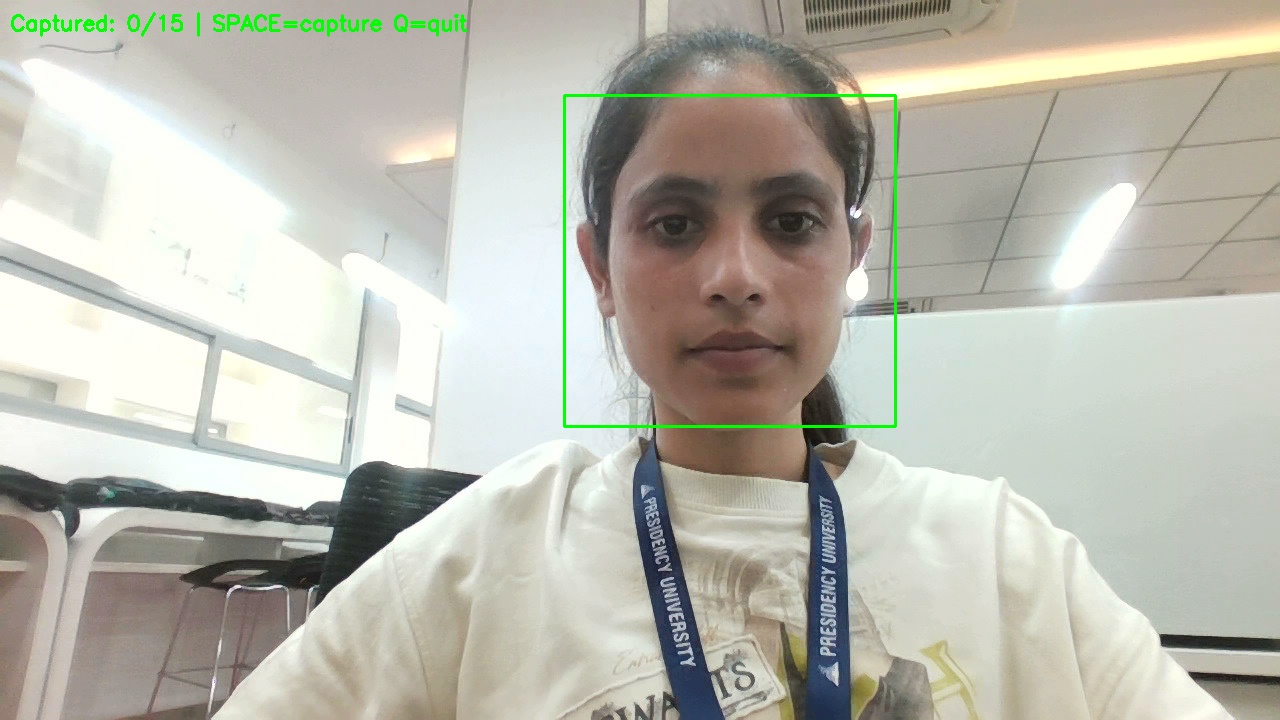
#> input picture dataset/STU001/1.jpg, 1280 x 720 px, found by its file name; its folder holds only this picture in this run
$ python train_model.py
#> lines starting #> are read from the running program, lines starting #| are printed output that depends on the picture
import cv2
import os
import numpy as np
from PIL import Image

# Create LBPH Recognizer
recognizer = cv2.face.LBPHFaceRecognizer_create()

# Path to Dataset
dataset_path = "dataset"

faces = []
ids = []

# Student ID Mapping
student_ids = {}

current_id = 0

# Loop Through Student Folders
for student_name in os.listdir(dataset_path):

    student_path = os.path.join(dataset_path, student_name)

    if not os.path.isdir(student_path):
        continue

    # Assign Numeric ID
    student_ids[current_id] = student_name

    # Loop Through Images
    for image_name in os.listdir(student_path):

        image_path = os.path.join(student_path, image_name)

        # Open Image
        img = Image.open(image_path).convert('L')
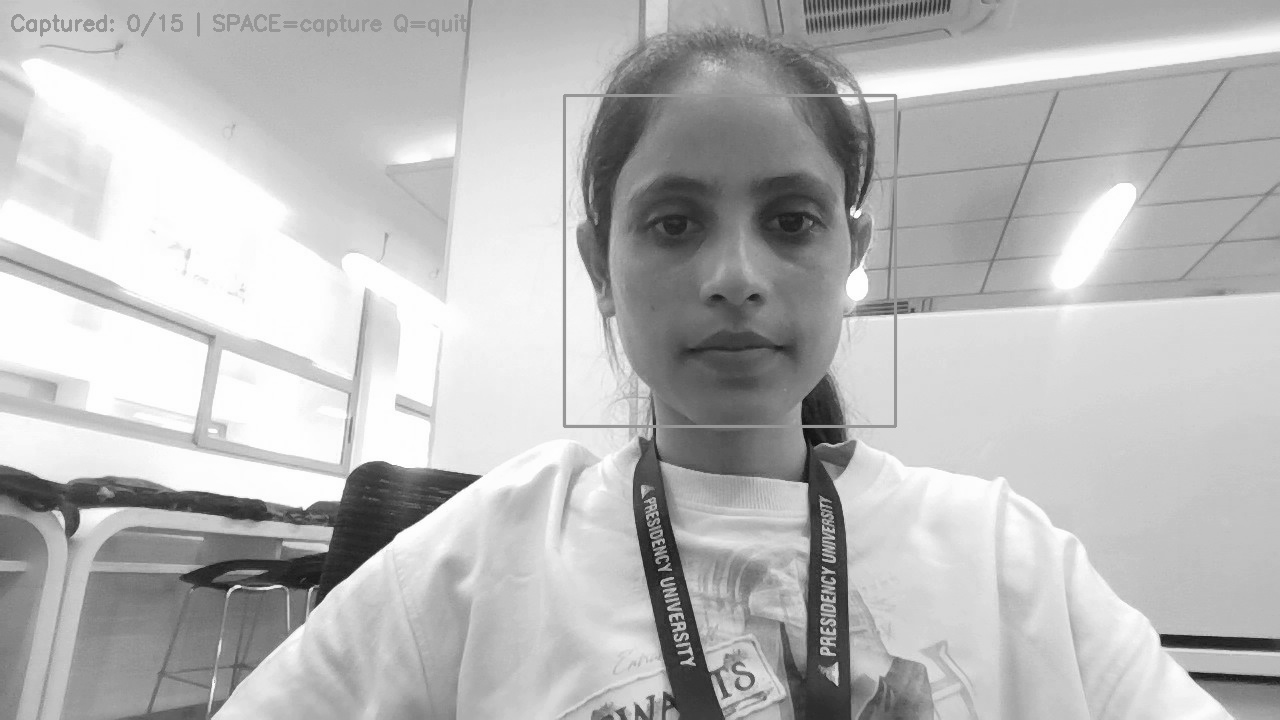
#> img: PIL image 1280x720 L; min 12, max 255, mean 185.1

        image_np = np.array(img, 'uint8')

        faces.append(image_np)

        ids.append(current_id)

    current_id += 1
#> pass 2 of the loop `for student_name in os.listdir(dataset_path):`:
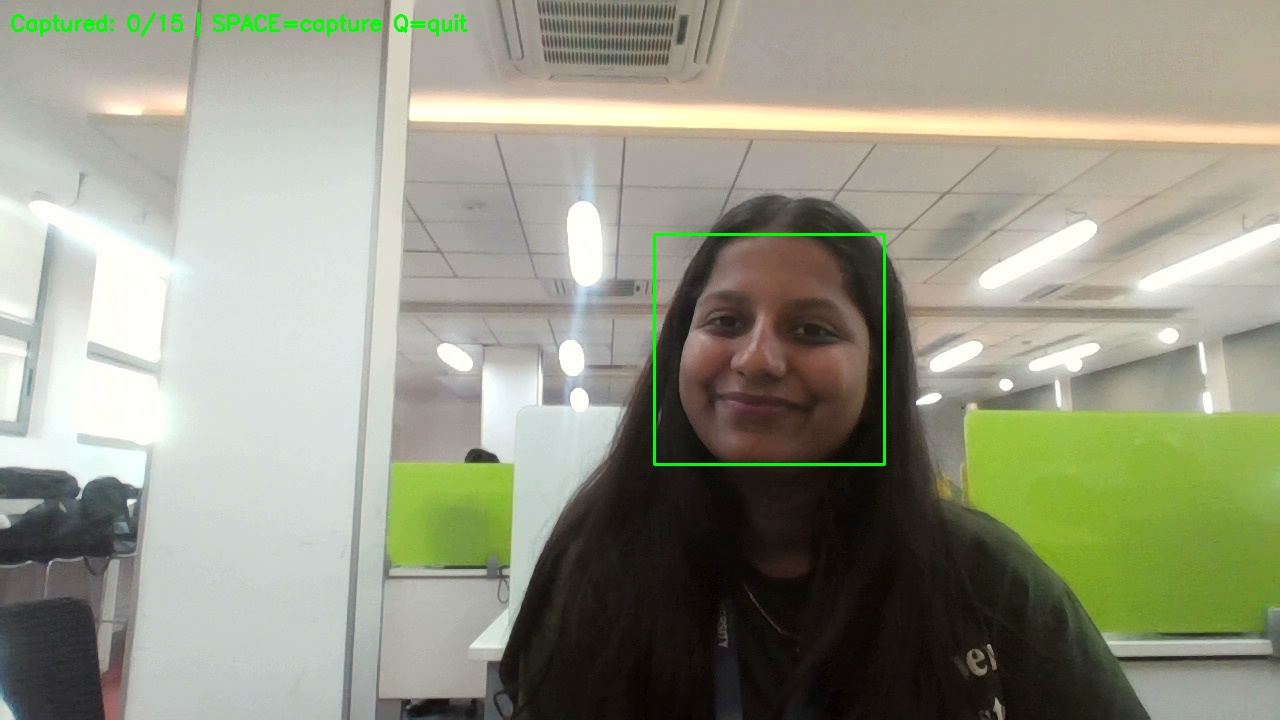
#> input picture dataset/STU005/1.jpg, 1280 x 720 px, found by its file name
#> `img = Image.open(image_path).convert('L')`:
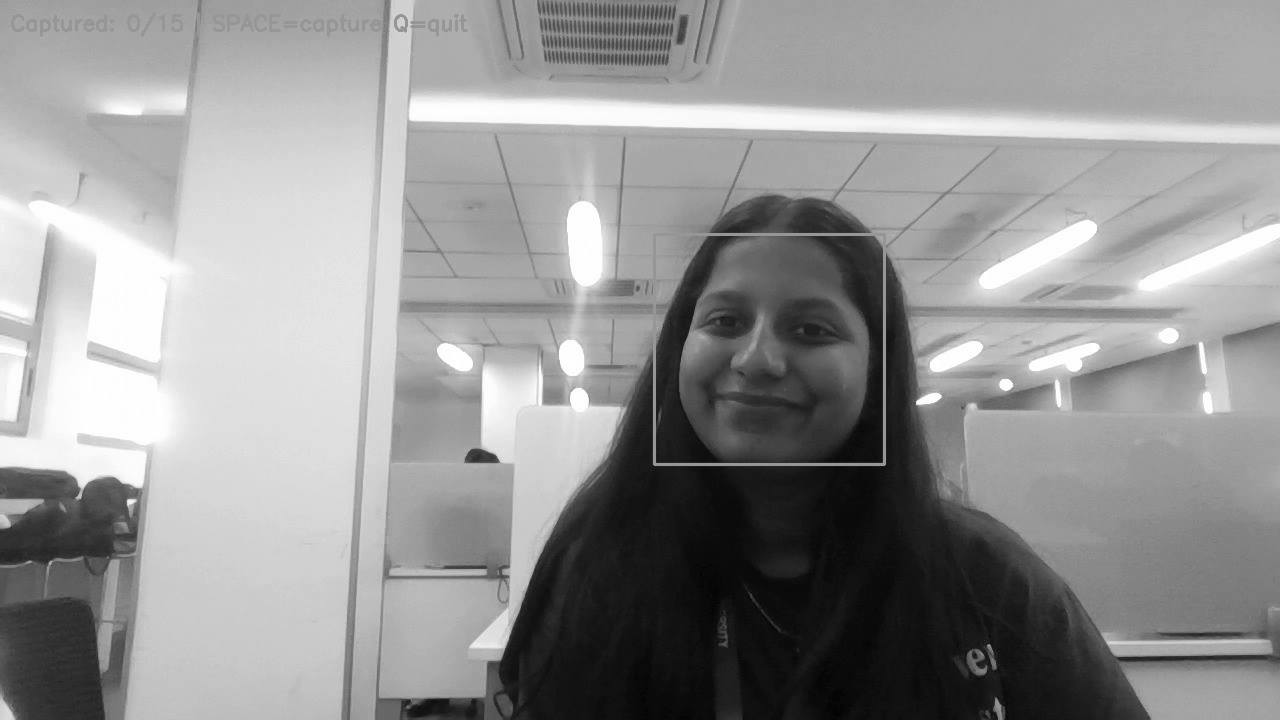
#> img: PIL image 1280x720 L; min 1, max 255, mean 147.9

# Train Recognizer
recognizer.train(faces, np.array(ids))

# Create trainer folder if missing
os.makedirs("trainer", exist_ok=True)

# Save Trained Model
recognizer.save("trainer/trainer.yml")

print("Model Trained Successfully")
print("Trainer File Saved")
